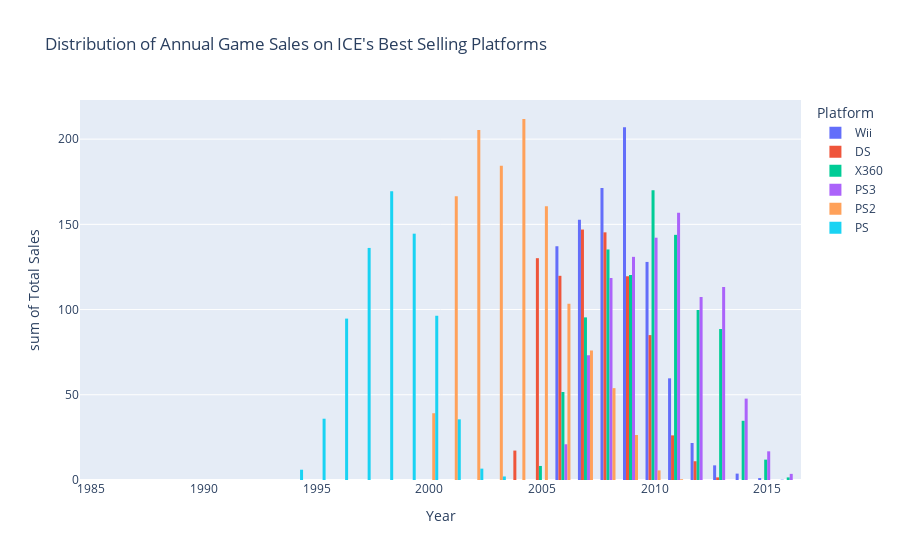

Notebook cell for this chart:
### Markdown cell above
<div class='alert alert-info'>

The best performing gaming platforms are the Nintendo DS, Playstation's 1 through 3, Wii, and XBOX 360. Let's see how each of these platforms performed over the years 

</div>

### Code cell
# Filtering the original dataframe for data related to only the top platforms
top_platforms = df[df['platform'].isin(['DS', 'PS', 'PS2', 'PS3', 'Wii', 'X360'])]

# Plotting a grouped histogram to see the historic distribution of sales on the top platform

top_platforms_plot = px.histogram(
    top_platforms, 
    x='year_of_release', 
    y='total_sales', 
    color='platform', 
    barmode='group', 
    title='Distribution of Annual Game Sales on ICE\'s Best Selling Platforms',
    labels={
        'year_of_release': 'Year',
        'total_sales': 'Total Sales',
        'platform': 'Platform'
    }
    )

display(top_platforms_plot.show())

### Figure 1 — Plotly figure (JSON) as saved in the notebook; plotly's stock layout.template omitted (floating-point values rounded to 4 significant figures; data arrays with more than 128 entries replaced by an {"elided": "..."} marker saying what was removed)
{"data": [{"alignmentgroup": "True", "bingroup": "x", "histfunc": "sum", "hovertemplate": "Platform=Wii<br>Year=%{x}<br>sum of Total Sales=%{y}<extra></extra>", "legendgroup": "Wii", "marker": {"color": "#636efa", "pattern": {"shape": ""}}, "name": "Wii", "offsetgroup": "Wii", "orientation": "v", "showlegend": true, "type": "histogram", "x": {"elided": "1286 int values"}, "xaxis": "x", "y": {"elided": "1286 float values"}, "yaxis": "y"}, {"alignmentgroup": "True", "bingroup": "x", "histfunc": "sum", "hovertemplate": "Platform=DS<br>Year=%{x}<br>sum of Total Sales=%{y}<extra></extra>", "legendgroup": "DS", "marker": {"color": "#EF553B", "pattern": {"shape": ""}}, "name": "DS", "offsetgroup": "DS", "orientation": "v", "showlegend": true, "type": "histogram", "x": {"elided": "2121 int values"}, "xaxis": "x", "y": {"elided": "2121 float values"}, "yaxis": "y"}, {"alignmentgroup": "True", "bingroup": "x", "histfunc": "sum", "hovertemplate": "Platform=X360<br>Year=%{x}<br>sum of Total Sales=%{y}<extra></extra>", "legendgroup": "X360", "marker": {"color": "#00cc96", "pattern": {"shape": ""}}, "name": "X360", "offsetgroup": "X360", "orientation": "v", "showlegend": true, "type": "histogram", "x": {"elided": "1232 int values"}, "xaxis": "x", "y": {"elided": "1232 float values"}, "yaxis": "y"}, {"alignmentgroup": "True", "bingroup": "x", "histfunc": "sum", "hovertemplate": "Platform=PS3<br>Year=%{x}<br>sum of Total Sales=%{y}<extra></extra>", "legendgroup": "PS3", "marker": {"color": "#ab63fa", "pattern": {"shape": ""}}, "name": "PS3", "offsetgroup": "PS3", "orientation": "v", "showlegend": true, "type": "histogram", "x": {"elided": "1306 int values"}, "xaxis": "x", "y": {"elided": "1306 float values"}, "yaxis": "y"}, {"alignmentgroup": "True", "bingroup": "x", "histfunc": "sum", "hovertemplate": "Platform=PS2<br>Year=%{x}<br>sum of Total Sales=%{y}<extra></extra>", "legendgroup": "PS2", "marker": {"color": "#FFA15A", "pattern": {"shape": ""}}, "name": "PS2", "offsetgroup": "PS2", "orientation": "v", "showlegend": true, "type": "histogram", "x": {"elided": "2127 int values"}, "xaxis": "x", "y": {"elided": "2127 float values"}, "yaxis": "y"}, {"alignmentgroup": "True", "bingroup": "x", "histfunc": "sum", "hovertemplate": "Platform=PS<br>Year=%{x}<br>sum of Total Sales=%{y}<extra></extra>", "legendgroup": "PS", "marker": {"color": "#19d3f3", "pattern": {"shape": ""}}, "name": "PS", "offsetgroup": "PS", "orientation": "v", "showlegend": true, "type": "histogram", "x": {"elided": "1190 int values"}, "xaxis": "x", "y": {"elided": "1190 float values"}, "yaxis": "y"}], "layout": {"barmode": "group", "legend": {"title": {"text": "Platform"}, "tracegroupgap": 0}, "title": {"text": "Distribution of Annual Game Sales on ICE's Best Selling Platforms"}, "xaxis": {"anchor": "y", "domain": [0, 1], "title": {"text": "Year"}}, "yaxis": {"anchor": "x", "domain": [0, 1], "title": {"text": "sum of Total Sales"}}}}
